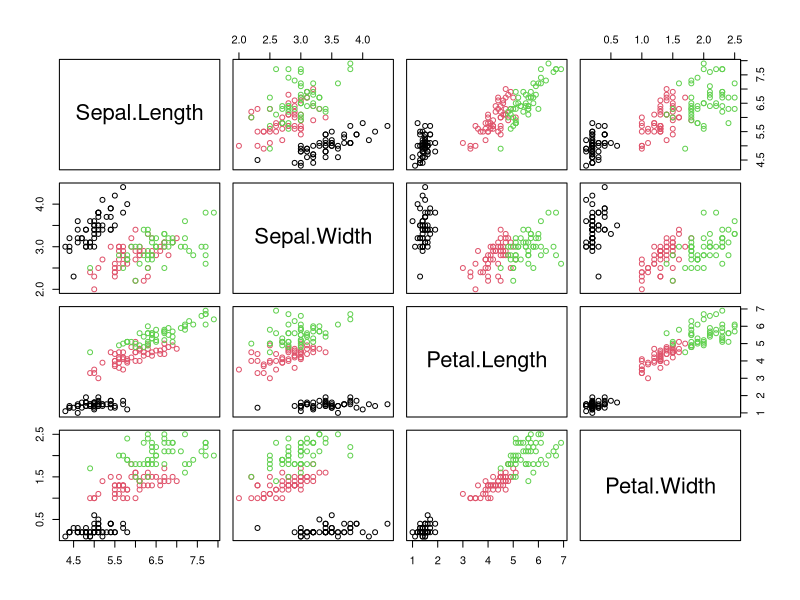
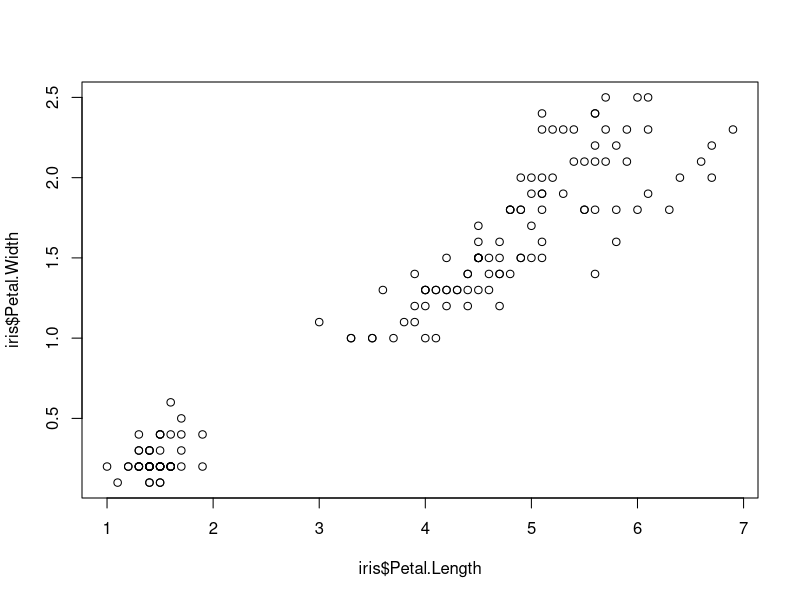
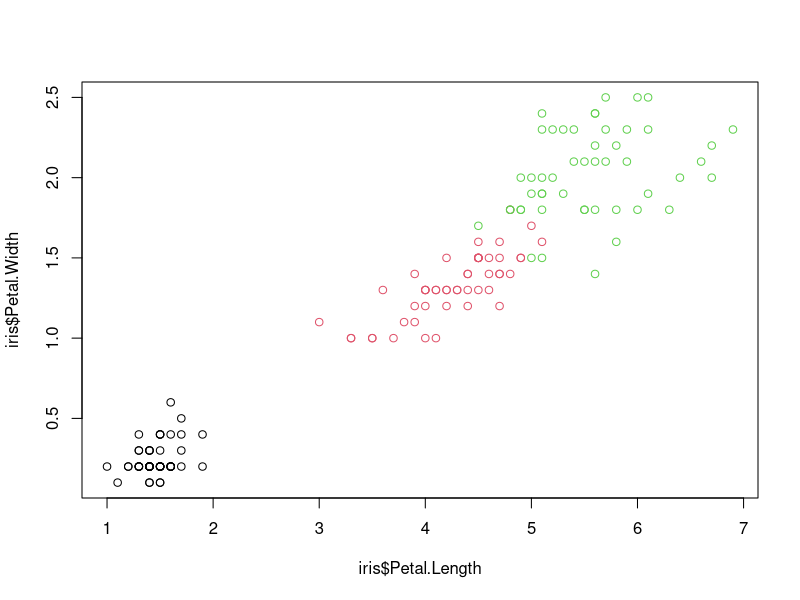
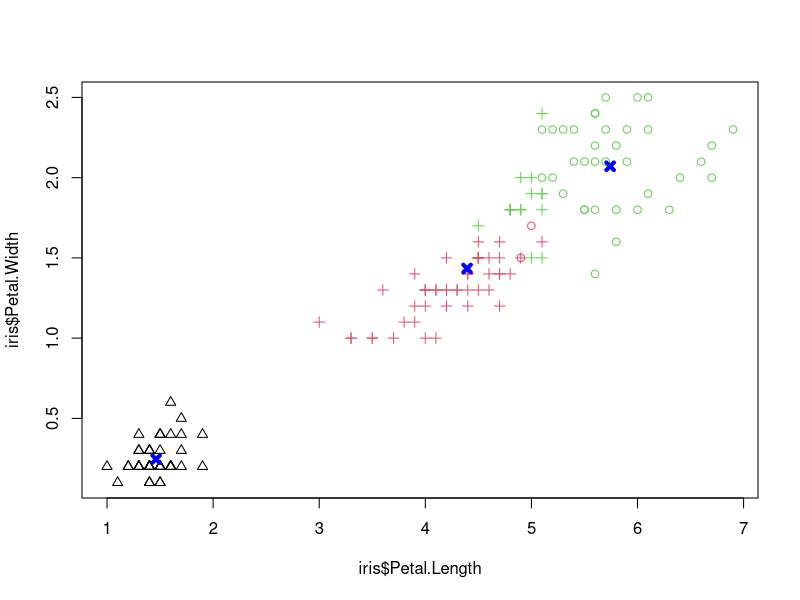

The R script that drew these images, in order:
# load the iris data
data(iris)

# peek at the data
head(iris)

# look at the unique species
unique(iris$Species)

# create a scatterplot matrix colored by species
plot(
  x = iris[1:4],
  col = as.integer(iris$Species))

# view scatterplot of petal length vs width
plot(
  x = iris$Petal.Length,
  y = iris$Petal.Width
)

# color scatterplot by species
plot(
  x = iris$Petal.Length,
  y = iris$Petal.Width,
  col = as.numeric(iris$Species))

# create k-means cluseters
clusters <- kmeans(
  x = iris[, 1:4],
  centers = 3, # set to 3 (because we have 3 species)
  nstart = 10) # number of algorithm re-starts with different random starting location

# plot each cluster as a shape
# we can see that all of the setosa were correctly identified (black triangles)
# most of the versicolor were predicted correctly (red circles), some are incorrectly identified (green circles)
# most of the virginica were predicted correctly (green crosses), some are incorrectly identified (red crosses)
plot(
  x = iris$Petal.Length,
  y = iris$Petal.Width,
  col = as.numeric(iris$Species),
  pch = clusters$cluster) # plot character

# plot centroid of clusters
points(
  x = clusters$centers[, "Petal.Length"],
  y = clusters$centers[, "Petal.Width"],
  pch = 4, # plot char to 4 = x char
  lwd = 4,
  col = "blue")

# view a table of the clusters to show which were correctly identified
# all 50 setosa were correct
# 48 versicolor were correct, 2 incorrect
# 36 correct, 14 virginica were incorrect
table(
  x = clusters$cluster,
  y = iris$Species)
